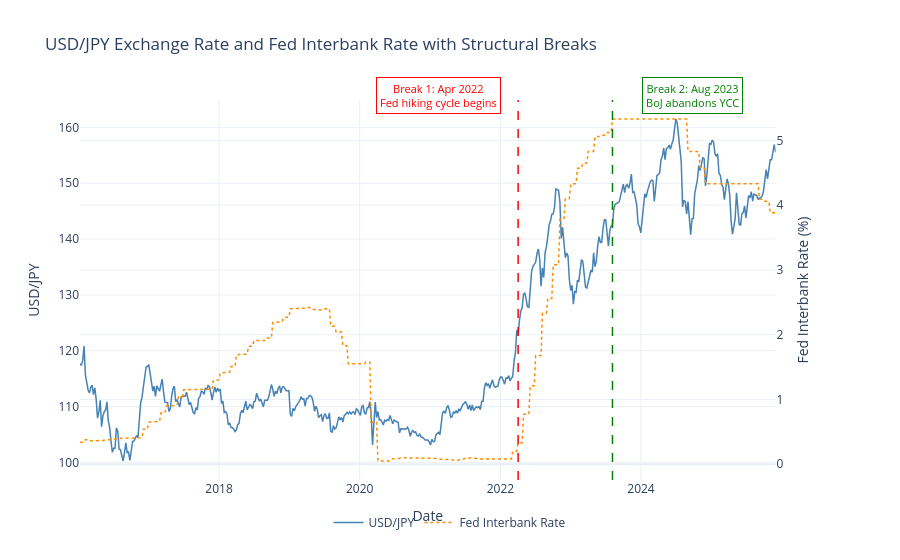

Notebook code for this chart:
### Code cell
from plotly.subplots import make_subplots
import plotly.graph_objects as go

fig = make_subplots(specs=[[{"secondary_y": True}]])

# USD/JPY Exchange Rate
fig.add_trace(
    go.Scatter(
        x=df.index, 
        y=df['Price_Close'],
        name='USD/JPY',
        line=dict(color='steelblue', width=1.5)
    ),
    secondary_y=False
)

# Fed Interbank Rate
fig.add_trace(
    go.Scatter(
        x=df.index, 
        y=df['US Interbank(W)'],
        name='Fed Interbank Rate',
        line=dict(color='darkorange', width=1.5, dash='dot')
    ),
    secondary_y=True
)

# Structural breaks + annotations
break_dates = ['2022-04-03', '2023-08-06']
labels      = ['Break 1: Apr 2022<br>Fed hiking cycle begins',
               'Break 2: Aug 2023<br>BoJ abandons YCC']
colors      = ['red', 'green']
y_positions = [1.06, 1.06]
x_shifts    = [-80, 80]

for date, label, color, ypos, xshift in zip(break_dates, labels, colors, y_positions, x_shifts):
    fig.add_vline(
        x=date, 
        line_dash='dash', 
        line_color=color, 
        line_width=1.5
    )
    fig.add_annotation(
        x=date,
        y=ypos,
        yref='paper',
        text=label,
        showarrow=False,
        font=dict(size=11, color=color),
        align='center',
        bgcolor='white',
        bordercolor=color,
        borderwidth=1,
        borderpad=3,
        xshift=xshift
    )

"""# Regime shading
fig.add_vrect(
    x0='2016-01-01', x1='2022-04-03',
    fillcolor='steelblue', opacity=0.05,
    layer='below', line_width=0,
    annotation_text='Regime 1: YCC Stable',
    annotation_position='top left',
    annotation_font=dict(size=10, color='steelblue')
)

fig.add_vrect(
    x0='2022-04-03', x1='2025-12-31',
    fillcolor='orange', opacity=0.05,
    layer='below', line_width=0,
    annotation_text='Regime 2: Post-Divergence',
    annotation_position='top left',
    annotation_font=dict(size=10, color='darkorange')
)"""

fig.update_layout(
    title='USD/JPY Exchange Rate and Fed Interbank Rate with Structural Breaks',
    template='plotly_white',
    xaxis_title='Date',
    legend=dict(
        orientation='h',
        yanchor='bottom',
        y=-0.15,
        xanchor='center',
        x=0.5
    ),
    margin=dict(t=100)
)

fig.update_yaxes(title_text='USD/JPY', secondary_y=False)
fig.update_yaxes(title_text='Fed Interbank Rate (%)', secondary_y=True)

fig.show()

### Figure 1 — Plotly figure (JSON) as saved in the notebook; plotly's stock layout.template omitted (floating-point values rounded to 4 significant figures; data arrays with more than 128 entries replaced by an {"elided": "..."} marker saying what was removed)
{"data": [{"line": {"color": "steelblue", "width": 1.5}, "name": "USD/JPY", "type": "scatter", "x": {"elided": "517 str values"}, "xaxis": "x", "y": {"elided": "517 float values"}, "yaxis": "y"}, {"line": {"color": "darkorange", "dash": "dot", "width": 1.5}, "name": "Fed Interbank Rate", "type": "scatter", "x": {"elided": "517 str values"}, "xaxis": "x", "y": {"elided": "517 float values"}, "yaxis": "y2"}], "layout": {"annotations": [{"align": "center", "bgcolor": "white", "bordercolor": "red", "borderpad": 3, "borderwidth": 1, "font": {"color": "red", "size": 11}, "showarrow": false, "text": "Break 1: Apr 2022<br>Fed hiking cycle begins", "x": "2022-04-03", "xshift": -80, "y": 1.06, "yref": "paper"}, {"align": "center", "bgcolor": "white", "bordercolor": "green", "borderpad": 3, "borderwidth": 1, "font": {"color": "green", "size": 11}, "showarrow": false, "text": "Break 2: Aug 2023<br>BoJ abandons YCC", "x": "2023-08-06", "xshift": 80, "y": 1.06, "yref": "paper"}], "legend": {"orientation": "h", "x": 0.5, "xanchor": "center", "y": -0.15, "yanchor": "bottom"}, "margin": {"t": 100}, "shapes": [{"line": {"color": "red", "dash": "dash", "width": 1.5}, "type": "line", "x0": "2022-04-03", "x1": "2022-04-03", "xref": "x", "y0": 0, "y1": 1, "yref": "y domain"}, {"line": {"color": "green", "dash": "dash", "width": 1.5}, "type": "line", "x0": "2023-08-06", "x1": "2023-08-06", "xref": "x", "y0": 0, "y1": 1, "yref": "y domain"}], "title": {"text": "USD/JPY Exchange Rate and Fed Interbank Rate with Structural Breaks"}, "xaxis": {"anchor": "y", "domain": [0, 0.94], "title": {"text": "Date"}}, "yaxis": {"anchor": "x", "domain": [0, 1], "title": {"text": "USD/JPY"}}, "yaxis2": {"anchor": "x", "overlaying": "y", "side": "right", "title": {"text": "Fed Interbank Rate (%)"}}}}
